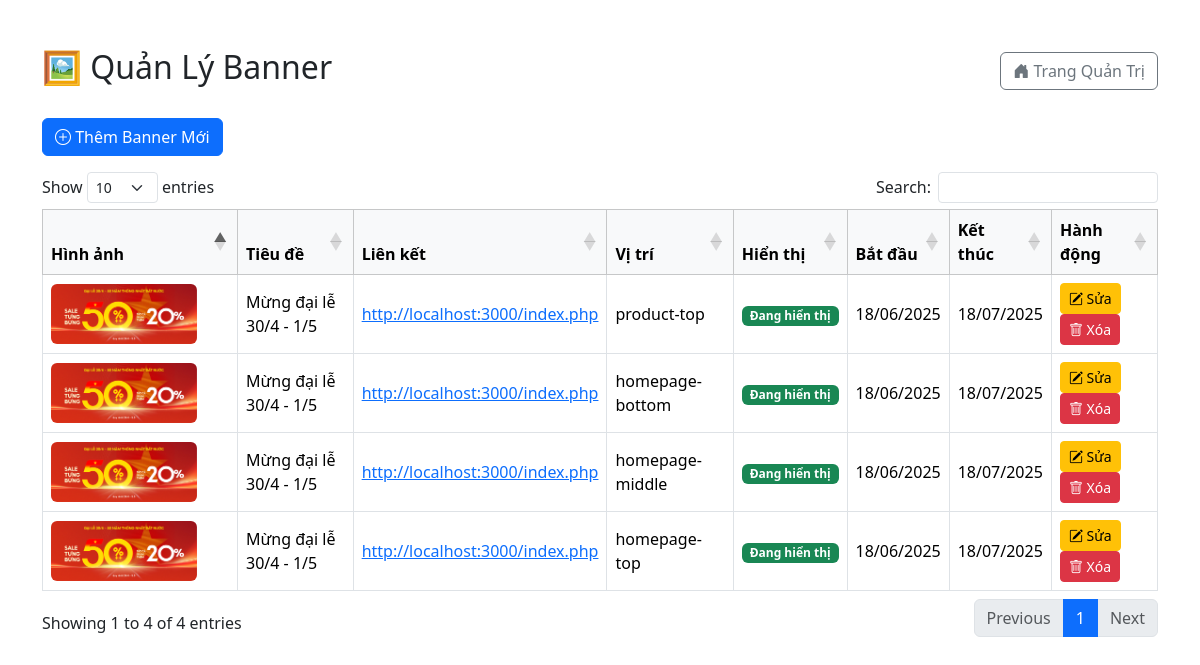
/admin/banners.php, run on the app's committed database.
### tables this page shows
CREATE TABLE `banners` (
  `id` int NOT NULL,
  `title` varchar(255) NOT NULL,
  `image` varchar(255) NOT NULL,
  `link` varchar(255) DEFAULT NULL,
  `position` varchar(50) NOT NULL,
  `is_active` tinyint(1) DEFAULT '1',
  `start_date` date NOT NULL,
  `end_date` date NOT NULL
);

### admin/banners.php (the view, shortened to what this page needs)
<?php
require_once '../includes/db_config.php';
$stmt = $pdo->query("SELECT * FROM banners ORDER BY id DESC");
$banners = $stmt->fetchAll();
?>
<!DOCTYPE html>
<html lang="vi">
<head>
    <link href="https://cdn.jsdelivr.net/npm/bootstrap@5.3.3/dist/css/bootstrap.min.css" rel="stylesheet">
    <link href="https://cdn.jsdelivr.net/npm/bootstrap-icons@1.10.5/font/bootstrap-icons.css" rel="stylesheet">
    <link rel="stylesheet" href="https://cdn.datatables.net/1.13.5/css/dataTables.bootstrap5.min.css">
</head>
<body>
<div class="container py-5">
    <div class="d-flex justify-content-between align-items-center mb-4">
        <h2>🖼️ Quản Lý Banner</h2>
        <a href="dashboard.php" class="btn btn-outline-secondary">
            <i class="bi bi-house-door-fill"></i> Trang Quản Trị
        </a>
    </div>
    <div class="mb-3">
        <a href="add_banner.php" class="btn btn-primary">
            <i class="bi bi-plus-circle"></i> Thêm Banner Mới
        </a>
    </div>
    <div class="table-responsive">
        <table class="table table-bordered table-hover align-middle" id="bannerTable">
            <thead class="table-light">
                <tr>
                    <th style="width: 160px;">Hình ảnh</th>
                    <th>Tiêu đề</th>
                    <th>Liên kết</th>
                    <th>Vị trí</th>
                    <th>Hiển thị</th>
                    <th>Bắt đầu</th>
                    <th>Kết thúc</th>
                    <th>Hành động</th>
                </tr>
            </thead>
            <tbody>
                <?php foreach ($banners as $banner): ?>
                <tr>
                    <td>
                        <img src="../assets/banners/<?= htmlspecialchars($banner['image']) ?>"
                             alt="Banner" class="img-fluid rounded" style="height: 60px; object-fit: cover;">
                    </td>
                    <td><?= htmlspecialchars($banner['title']) ?></td>
                    <td>
                        <?php if ($banner['link']): ?>
                            <a href="<?= htmlspecialchars($banner['link']) ?>" target="_blank">
                                <?= htmlspecialchars($banner['link']) ?>
                            </a>
                        <?php else: ?>
                            <span class="text-muted">Không có</span>
                        <?php endif; ?>
                    </td>
                    <td><?= htmlspecialchars($banner['position']) ?></td>
                    <td>
                        <?= $banner['is_active']
                            ? '<span class="badge bg-success">Đang hiển thị</span>'
                            : '<span class="badge bg-secondary">Ẩn</span>' ?>
                    </td>
                    <td><?= date('d/m/Y', strtotime($banner['start_date'])) ?></td>
                    <td><?= date('d/m/Y', strtotime($banner['end_date'])) ?></td>
                    <td>
                        <a href="edit_banner.php?id=<?= $banner['id'] ?>" class="btn btn-sm btn-warning me-1">
                            <i class="bi bi-pencil-square"></i> Sửa
                        </a>
                        <a href="delete_banner.php?id=<?= $banner['id'] ?>" class="btn btn-sm btn-danger"
                           onclick="return confirm('Xóa banner này?');">
                            <i class="bi bi-trash"></i> Xóa
                        </a>
                    </td>
                </tr>
                <?php endforeach; ?>
            </tbody>
        </table>
    </div>
</div>
</body>
</html>

### data on the page
banners: image (picture), title "Mừng đại lễ 30/4 - 1/5", link "http://localhost:3000/index.php", position "product-top", is_active "Đang hiển thị", start_date "18/06/2025", end_date "18/07/2025"
banners: image (picture), title "Mừng đại lễ 30/4 - 1/5", link "http://localhost:3000/index.php", position "homepage-bottom", is_active "Đang hiển thị", start_date "18/06/2025", end_date "18/07/2025"
banners: image (picture), title "Mừng đại lễ 30/4 - 1/5", link "http://localhost:3000/index.php", position "homepage-middle", is_active "Đang hiển thị", start_date "18/06/2025", end_date "18/07/2025"
banners: image (picture), title "Mừng đại lễ 30/4 - 1/5", link "http://localhost:3000/index.php", position "homepage-top", is_active "Đang hiển thị", start_date "18/06/2025", end_date "18/07/2025"
